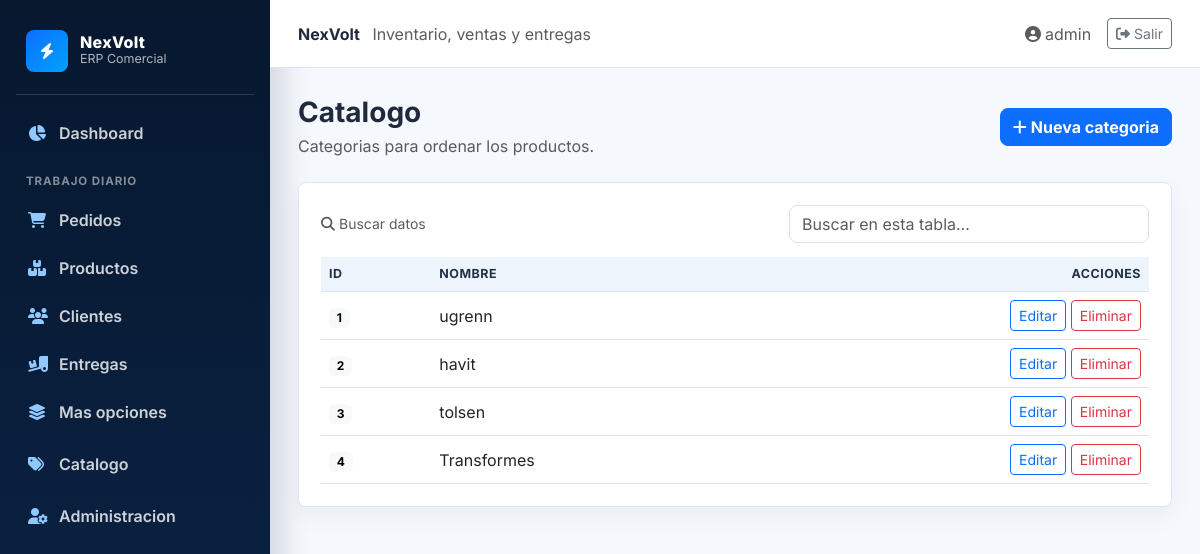
The page /categorias/ (signed in) on the database its author committed.
### blueprintapp/usuarios/models.py (models this page shows, shortened)
class User(db.Model, UserMixin):
    __tablename__ = "usuarios"
    id = db.Column(db.Integer, primary_key=True)
    username = db.Column(db.String(80), unique=True, nullable=False)
    password_hash = db.Column(db.String(128), nullable=False)
    rol_id = db.Column(db.Integer, db.ForeignKey("roles.id"))
    rol = db.relationship("Role", backref="usuarios")

### blueprintapp/categorias/models.py (models this page shows, shortened)
class Categoria(db.Model):
    __tablename__ = "categorias"
    id = db.Column(db.Integer, primary_key=True)
    nombre = db.Column(db.String(100), nullable=False)
    productos = db.relationship("Producto", backref="categoria", lazy=True)

### blueprintapp/categorias/routes.py (the view)
@bp_categoria.route("/")
@login_required
def index():
    categorias = Categoria.query.all()
    return render_template("categoria/index.html", categorias=categorias)

### blueprintapp/categorias/templates/categoria/index.html
{% extends "base.html" %}
{% block content %}
<div class="d-flex justify-content-between align-items-center mb-4">
    <div>
        <h1 class="h3 fw-bold mb-1">Catalogo</h1>
        <p class="text-muted mb-0">Categorias para ordenar los productos.</p>
    </div>
    <a href="{{ url_for('bp_categoria.create') }}" class="btn btn-primary"><i class="fas fa-plus me-1"></i>Nueva categoria</a>
</div>
<div class="page-card">
    <div class="table-responsive">
        <table class="table table-hover align-middle mb-0">
            <thead><tr><th>ID</th><th>Nombre</th><th class="text-end">Acciones</th></tr></thead>
            <tbody>
                {% for item in categorias %}
                <tr>
                    <td><span class="badge text-bg-light">{{ item.id }}</span></td>
                    <td>{{ item.nombre }}</td>
                    <td class="text-end">
                        <a href="{{ url_for('bp_categoria.edit', id=item.id) }}" class="btn btn-sm btn-outline-primary">Editar</a>
                        <form action="{{ url_for('bp_categoria.delete', id=item.id) }}" method="POST" class="d-inline" onsubmit="return confirm('Seguro que deseas eliminar esta categoria?');">
                            <button type="submit" class="btn btn-sm btn-outline-danger">Eliminar</button>
                        </form>
                    </td>
                </tr>
                {% else %}
                <tr><td colspan="3" class="text-center text-muted py-4">No hay categorias registradas.</td></tr>
                {% endfor %}
            </tbody>
        </table>
    </div>
</div>
{% endblock %}

### blueprintapp/templates/base.html (shortened to what this page needs)
<!DOCTYPE html>
<html lang="es">
<head>
    <link href="https://cdn.jsdelivr.net/npm/bootstrap@5.3.0/dist/css/bootstrap.min.css" rel="stylesheet">
    <link href="https://cdnjs.cloudflare.com/ajax/libs/font-awesome/6.4.0/css/all.min.css" rel="stylesheet">
</head>
<body>
    {% if current_user.is_authenticated %}
    <div class="erp-shell">
        {% include "components/navbar.html" %}
        <section class="erp-main">
            <header class="topbar">
                <div>
                    <strong>NexVolt</strong>
                    <span class="text-muted ms-2">Inventario, ventas y entregas</span>
                </div>
                <div class="d-flex align-items-center gap-3">
                    <a class="text-decoration-none text-muted" href="{{ url_for('bp_perfil.ver_perfil') }}">
                        <i class="fas fa-user-circle me-1"></i>{{ current_user.username }}
                    </a>
                    <a class="btn btn-sm btn-outline-secondary" href="{{ url_for('auth.logout') }}">
                        <i class="fas fa-right-from-bracket me-1"></i>Salir
                    </a>
                </div>
            </header>
            <main class="content-wrap">
    {% else %}
    {% include "components/messages.html" %}
    <main class="container py-5">
    {% endif %}
        {% block content %}{% endblock %}
    </main>
    {% if current_user.is_authenticated %}
        </section>
    </div>
    {% endif %}
</body>
</html>

### blueprintapp/templates/base.html (style rules this page uses)
:root { --navy: #07182f; --navy-2: #0b2447; --electric: #0d6efd; --electric-2: #00a3ff; --page: #f5f8fc; --line: #dce6f2; --text: #1f2a3d; }
body { min-height: 100vh; margin: 0; background: var(--page); color: var(--text); font-family: "Inter", sans-serif; }
.erp-shell { min-height: 100vh; display: flex; }
.erp-main { flex: 1; min-width: 0; display: flex; flex-direction: column; }
.topbar { height: 68px; background: #fff; border-bottom: 1px solid var(--line); display: flex; align-items: center; justify-content: space-between; padding: 0 28px; position: sticky; top: 0; z-index: 10; }
.content-wrap { padding: 28px; }
.page-card { background: #fff; border: 1px solid var(--line); border-radius: 8px; box-shadow: 0 10px 25px rgba(7, 24, 47, .05); padding: 22px; animation: riseIn .22s ease both; }
.btn-primary { background: var(--electric); border-color: var(--electric); border-radius: 8px; font-weight: 700; }
.table { vertical-align: middle; }
.table tbody tr { transition: background .12s ease; }
.table thead th { background: #eef4fb; color: #23324a; font-size: .78rem; text-transform: uppercase; letter-spacing: .04em; border-bottom: 1px solid var(--line); }

### rows shown on the page
User: username "admin"
Categoria: id "1", nombre "ugrenn"
Categoria: id "2", nombre "havit"
Categoria: id "3", nombre "tolsen"
Categoria: id "4", nombre "Transformes"
